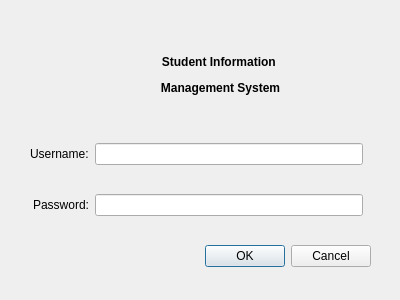
<?xml version="1.0" encoding="UTF-8"?>
<ui version="4.0">
 <class>LoginDialog</class>
 <widget class="QDialog" name="LoginDialog">
  <property name="geometry">
   <rect>
    <x>0</x>
    <y>0</y>
    <width>400</width>
    <height>300</height>
   </rect>
  </property>
  <property name="windowTitle">
   <string>Dialog</string>
  </property>
  <widget class="QDialogButtonBox" name="buttonBox">
   <property name="geometry">
    <rect>
     <x>30</x>
     <y>240</y>
     <width>341</width>
     <height>32</height>
    </rect>
   </property>
   <property name="orientation">
    <enum>Qt::Horizontal</enum>
   </property>
   <property name="standardButtons">
    <set>QDialogButtonBox::Cancel|QDialogButtonBox::Ok</set>
   </property>
  </widget>
  <widget class="QLabel" name="Welcome">
   <property name="geometry">
    <rect>
     <x>80</x>
     <y>30</y>
     <width>281</width>
     <height>91</height>
    </rect>
   </property>
   <property name="styleSheet">
    <string notr="true">font: 10pt &quot;幼圆&quot;;</string>
   </property>
   <property name="text">
    <string>&lt;html&gt;&lt;head/&gt;&lt;body&gt;&lt;p align=&quot;center&quot;&gt;&lt;span style=&quot; font-weight:600;&quot;&gt;Student Information &lt;/span&gt;&lt;/p&gt;&lt;p align=&quot;center&quot;&gt;&lt;span style=&quot; font-weight:600;&quot;&gt;Management System&lt;/span&gt;&lt;/p&gt;&lt;/body&gt;&lt;/html&gt;</string>
   </property>
  </widget>
  <widget class="QWidget" name="gridLayoutWidget_2">
   <property name="geometry">
    <rect>
     <x>30</x>
     <y>120</y>
     <width>333</width>
     <height>121</height>
    </rect>
   </property>
   <layout class="QGridLayout" name="gridLayout_2">
    <item row="0" column="1">
     <widget class="QLineEdit" name="UserEdit"/>
    </item>
    <item row="0" column="0">
     <widget class="QLabel" name="UserName">
      <property name="text">
       <string>Username:</string>
      </property>
     </widget>
    </item>
    <item row="1" column="1">
     <widget class="QLineEdit" name="PwdEdit"/>
    </item>
    <item row="1" column="0">
     <widget class="QLabel" name="Password">
      <property name="text">
       <string>&lt;html&gt;&lt;head/&gt;&lt;body&gt;&lt;p align=&quot;right&quot;&gt;Password:&lt;/p&gt;&lt;/body&gt;&lt;/html&gt;</string>
      </property>
     </widget>
    </item>
   </layout>
  </widget>
  <widget class="QLabel" name="label">
   <property name="geometry">
    <rect>
     <x>30</x>
     <y>30</y>
     <width>91</width>
     <height>81</height>
    </rect>
   </property>
   <property name="text">
    <string>&lt;html&gt;&lt;head/&gt;&lt;body&gt;&lt;p&gt;&lt;img src=&quot;:/icon/icon/softSmall.png&quot;/&gt;&lt;/p&gt;&lt;/body&gt;&lt;/html&gt;</string>
   </property>
  </widget>
 </widget>
 <resources/>
 <connections>
  <connection>
   <sender>buttonBox</sender>
   <signal>accepted()</signal>
   <receiver>LoginDialog</receiver>
   <slot>accept()</slot>
   <hints>
    <hint type="sourcelabel">
     <x>248</x>
     <y>254</y>
    </hint>
    <hint type="destinationlabel">
     <x>157</x>
     <y>274</y>
    </hint>
   </hints>
  </connection>
  <connection>
   <sender>buttonBox</sender>
   <signal>rejected()</signal>
   <receiver>LoginDialog</receiver>
   <slot>reject()</slot>
   <hints>
    <hint type="sourcelabel">
     <x>316</x>
     <y>260</y>
    </hint>
    <hint type="destinationlabel">
     <x>286</x>
     <y>274</y>
    </hint>
   </hints>
  </connection>
 </connections>
</ui>
